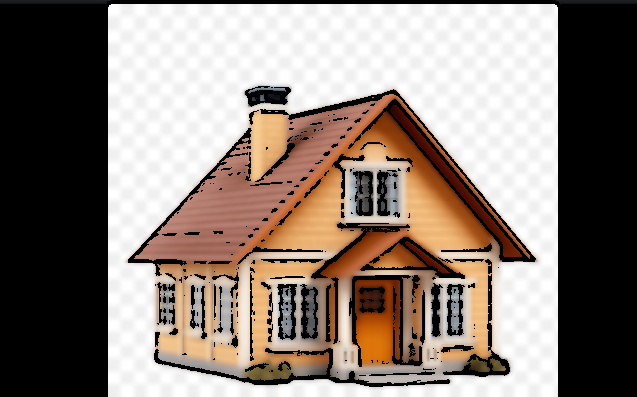
#> input picture backend/uploads/cartoon_2c7a9a0a-9ff2-4a0e-bd15-cdb2bf2b03e2.png, 637 x 397 px
$ python -i cartoonify.py   (imports and definitions only)
#> lines starting #> are read from the running program, lines starting #| are printed output that depends on the picture; after the words box and inside, x2 and y2 are one past the last pixel; in counts of white or black regions, pixels touching at a corner belong together
import cv2
import numpy as np

def cartoonify_image(input_path, output_path):
#> called with output_path = 'out.png'
    img = cv2.imread(input_path)
#> img is the input picture: shape (397, 637, 3); mean B, G, R 117.4, 126.2, 138.8

    # 1. Convert to gray
    gray = cv2.cvtColor(img, cv2.COLOR_BGR2GRAY)
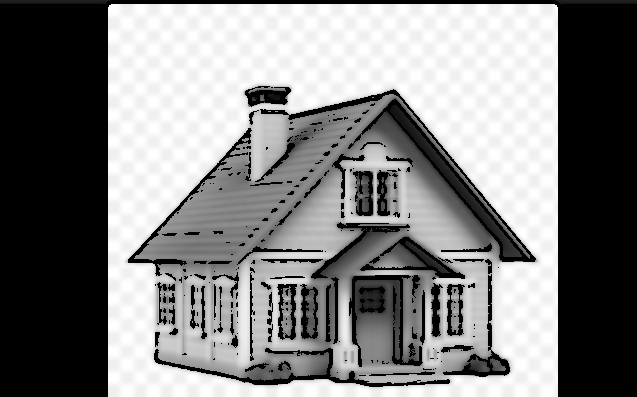
#> gray: shape (397, 637); min 0, max 255, mean 129

    # 2. Smoothen
    gray_blur = cv2.medianBlur(gray, 7)
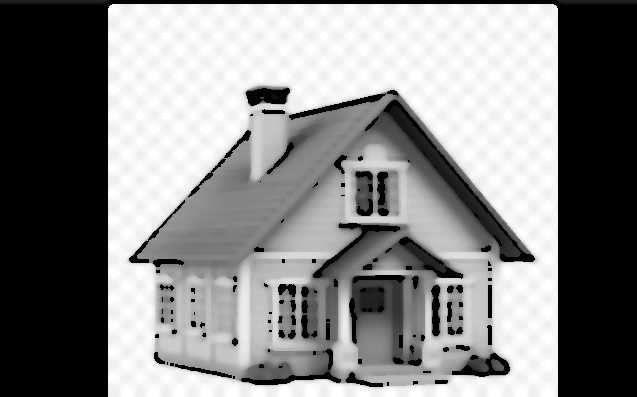
#> gray_blur: shape (397, 637); min 0, max 255, mean 132.4

    # 3. Edge mask
    edges = cv2.adaptiveThreshold(
        gray_blur,
        255,
        cv2.ADAPTIVE_THRESH_MEAN_C,
        cv2.THRESH_BINARY,
        9,
        9
    )
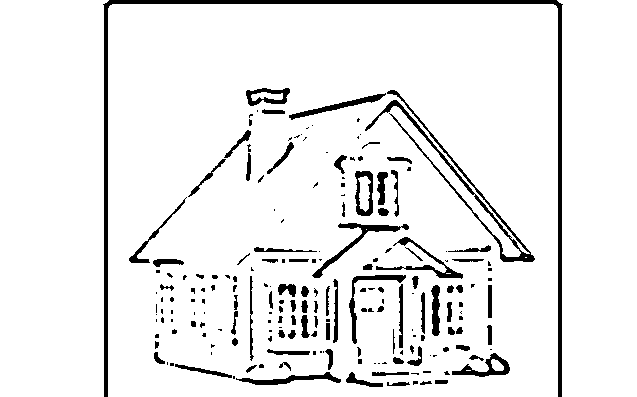
#> edges: shape (397, 637); 92.7% white; 198 black regions (102 under 20 px), largest, box (x1, y1, x2, y2) and area: (103, 0, 563, 397) 4968, (365, 90, 535, 262) 1844, (312, 223, 409, 278) 674

    # 4. Color smoothing
    color = cv2.bilateralFilter(img, 9, 250, 250)
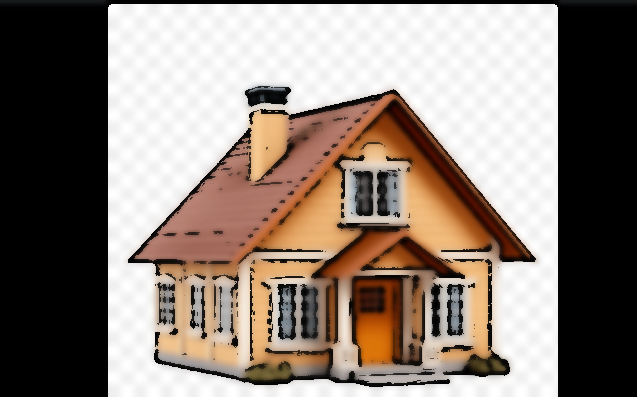
#> color: shape (397, 637, 3); mean B, G, R 117.8, 126.7, 139.4

    # 5. Combine
    cartoon = cv2.bitwise_and(color, color, mask=edges)
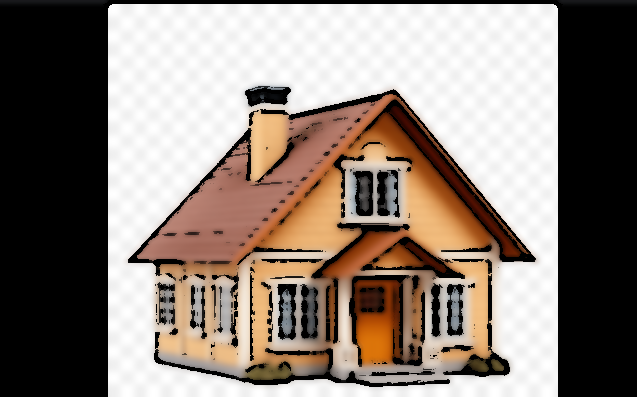
#> cartoon: shape (397, 637, 3); mean B, G, R 116.6, 125.2, 137.3

    cv2.imwrite(output_path, cartoon)
    return output_path

>>> result = cartoonify_image('uploads/cartoon_2c7a9a0a-9ff2-4a0e-bd15-cdb2bf2b03e2.png', 'out.png')
